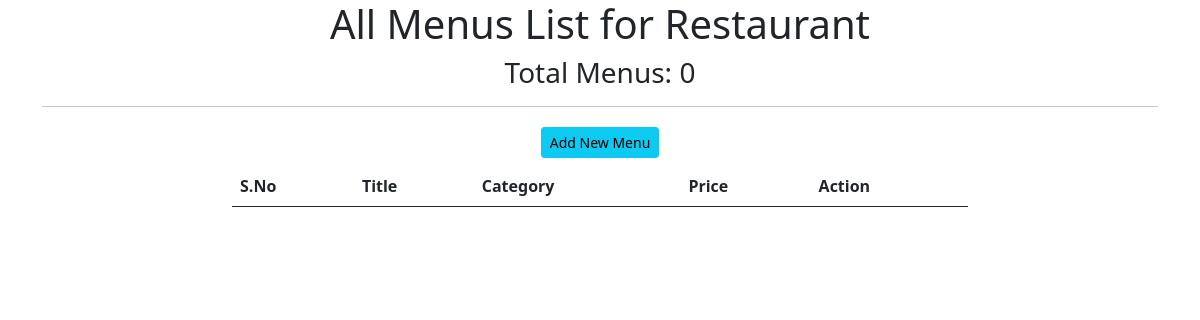
The page /app-restaurant/menu/list/ on the database as committed earlier.
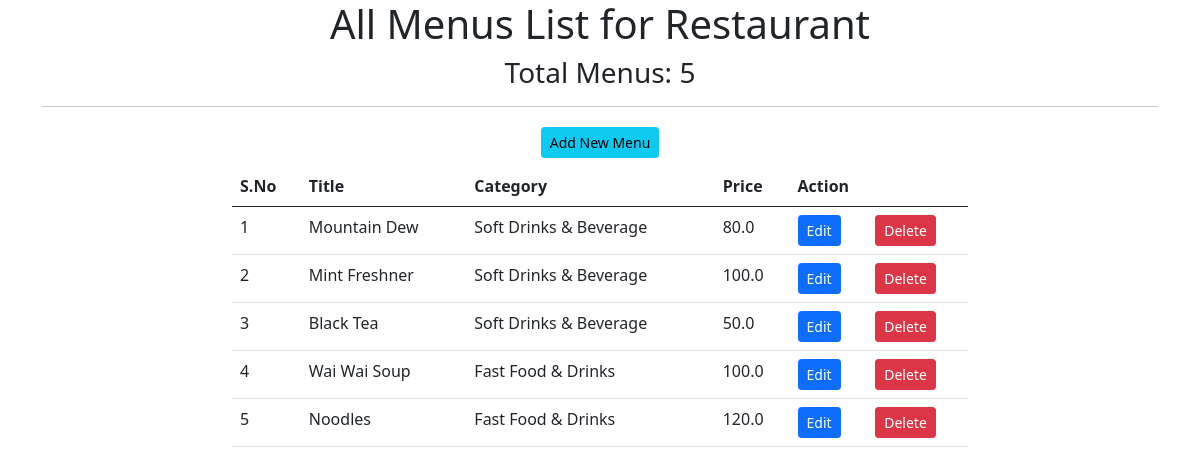
The same page on the database as committed later.
### app_restaurant/models.py (models this page shows, shortened)
class Menu(models.Model):
    menu_title = models.CharField(max_length=200, null=False, blank=False)
    menu_price = models.FloatField(null=False, blank=False)
    menu_category = models.ForeignKey(Category,
                                      max_length=100,
                                        null=False,
                                        blank=False,
                                        on_delete=models.CASCADE)
    menu_description = models.TextField(null=True, blank=True)
    menu_image = models.ImageField(upload_to='menu_images/',
                                   null=True, blank=True)
    menu_status = models.BooleanField(default=True)
    created_at = models.DateTimeField(default=timezone.now())

class Category(models.Model):
    category_name = models.CharField(max_length=100,
                                     null=False, blank=False)
    category_status = models.BooleanField(default=True)
    created_at = models.DateTimeField(default=timezone.now())

### app_restaurant/views.py (the view)
# urls.py: path('menu/list/', menu_list, name='menu.list'),
def menu_list(request):
    context = {
        "menus": Menu.objects.all()
    }
    return render(request, "menu_list.html", context)

### app_restaurant/templates/menu_list.html (shortened to what this page needs)
{% extends 'base.html' %}
{% block content %}
<section class="container">
    <h1 class="text-center">All Menus List for Restaurant</h1>
    <h3 class="text-center">Total Menus: {{ menus.count }}</h3>
    <hr>
    <h3 class="text-center">
        <a href="{% url 'menu.create' %}" class="btn btn-info btn-sm">Add New Menu</a>
    </h3>
    <div class="row">
        <div class="col-2"></div>
        <div class="col-8">
            <table class="table table-responsive table-hover table-border">
                <thead>
                    <tr>
                        <th>S.No</th>
                        <th>Title</th>
                        <th>Category</th>
                        <th>Price</th>
                        <th colspan="2">Action</th>
                    </tr>
                </thead>
                <tbody>
                     {% for data in menus %}
                     <tr>
                        <td>{{ forloop.counter }}</td>
                        <td>{{ data.menu_title }}</td>
                        <td>{{ data.menu_category.category_name }}</td>
                        <td>{{ data.menu_price }}</td>
                        <td><a href="{% url 'menu.edit' pk=data.id %}" class="btn btn-sm btn-primary">Edit</a></td>
                        <td><a href="#" class="btn btn-sm btn-danger">Delete</a></td>
                     </tr>
                     {% endfor %}
                </tbody>
            </table>
        </div>
        <div class="col-2"></div>
    </div>
</section>
{% endblock %}

### templates/base.html (shortened to what this page needs)
<!doctype html>
<html lang="en">
  <head>
    <link href="https://cdn.jsdelivr.net/npm/bootstrap@5.0.2/dist/css/bootstrap.min.css" rel="stylesheet">
  </head>
  <body>
    {% block content %} {% endblock %}
  </body>
</html>

Rows that differ between the two databases and show on the page:
added Menu: menu_title "Mountain Dew", menu_category.category_name "Soft Drinks & Beverage", menu_price "80.0"
added Menu: menu_title "Mint Freshner", menu_category.category_name "Soft Drinks & Beverage", menu_price "100.0"
added Menu: menu_title "Black Tea", menu_category.category_name "Soft Drinks & Beverage", menu_price "50.0"
added Menu: menu_title "Wai Wai Soup", menu_category.category_name "Fast Food & Drinks", menu_price "100.0"
added Menu: menu_title "Noodles", menu_category.category_name "Fast Food & Drinks", menu_price "120.0"
Other text that changed with them:
{{ menus.count }}: "0" → "5"
